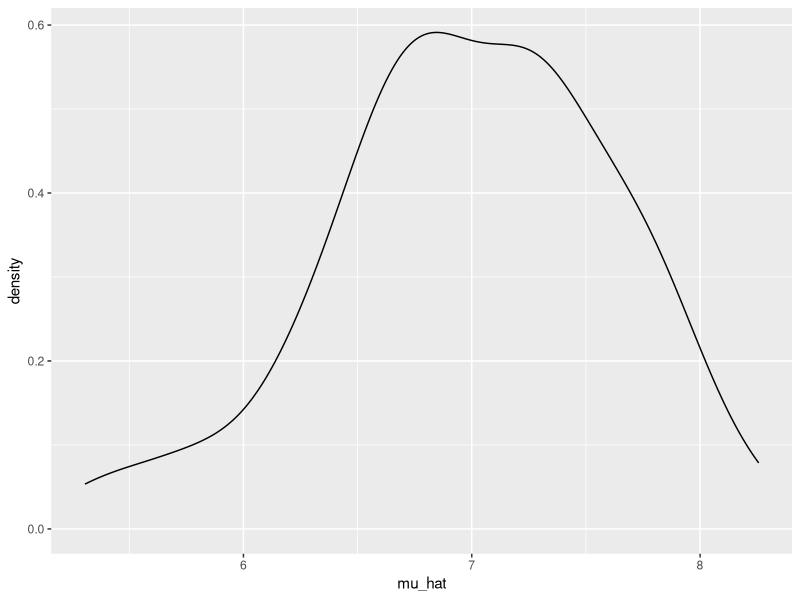
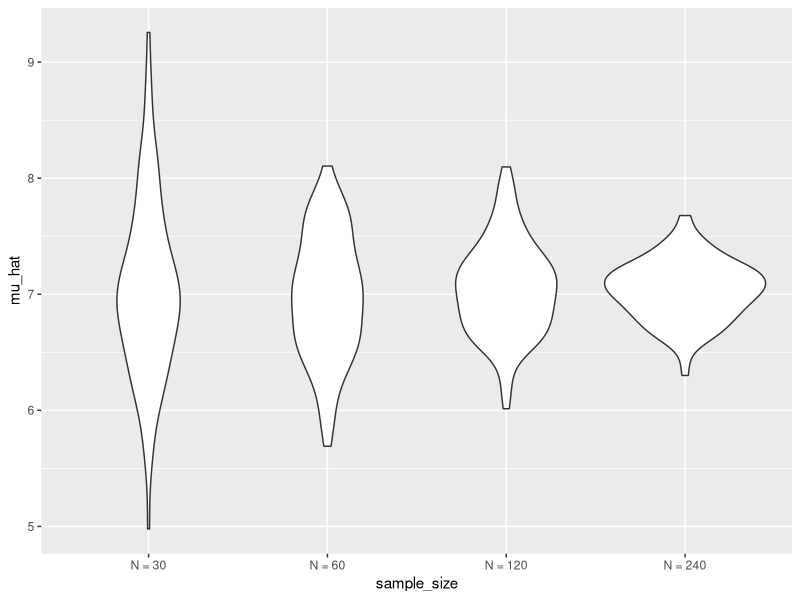
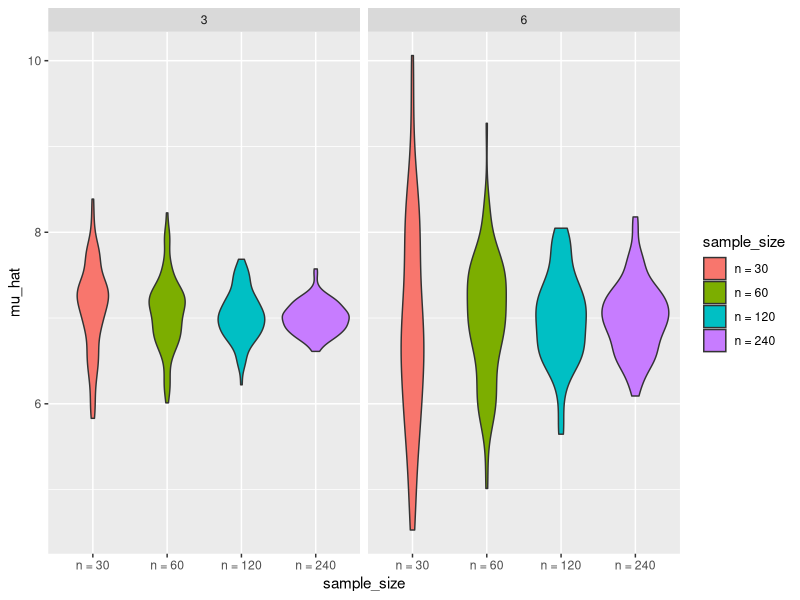

The R script that drew these images, in order:
## ---- chunk 1
knitr::opts_chunk$set(message = FALSE, warning = FALSE)

library(tidyverse)
## ---- chunk 2
sim_mean_sd = function(n_obs, mu = 7, sigma = 4) {
  
  sim_data = tibble(
    x = rnorm(n = n_obs, mean = mu, sd = sigma),
  )
  
  sim_data %>% 
    summarize(
      mu_hat = mean(x),
      sigma_hat = sd(x)
    )
}
## ---- chunk 3
sim_mean_sd(n_obs = 30)
## ---- chunk 4
output = vector("list", length = 100)
for (i in 1:100) {
  output[[i]] = sim_mean_sd(n_obs = 30)
}

bind_rows(output)
## ---- chunk 5
sim_results = 
  # I want to create a dataframe that has expanded rows that do the following:
  expand_grid(   # expand_grid is like tibble...
    sample_size = 30,  # I want a column for sample_size
    iteration = 1:100) %>%   # Another column for iteration, and the rows go from 1 to 100
  # Then create a new column that calculate mean and sd using the function we created.
  mutate(
    estimate_df = map(sample_size, sim_mean_sd)) %>% 
  unnest(estimate_df)
## ---- chunk 6
sim_results %>% 
  ggplot(aes(x = mu_hat)) + 
  geom_density()
## ---- chunk 7
sim_results_2 = 
  expand_grid(   
    sample_size = c(30, 60, 120, 240), 
    iteration = 1:100) %>%   
  mutate(
    estimate_df = map(sample_size, sim_mean_sd)) %>% 
  unnest(estimate_df)
## ---- chunk 8
sim_results_2 %>% 
  mutate(
    sample_size = str_c("N = ", sample_size),
    sample_size = fct_inorder(sample_size)) %>% 
  ggplot(aes(x = sample_size, y = mu_hat)) + 
  geom_violin()
## ---- chunk 9
sim_results_3 = 
  expand_grid(   
    sample_size = c(30, 60, 120, 240), 
    true_sigma = c(3, 6),
    iteration = 1:100) %>%   
  mutate(
    estimate_df = 
      map2(.x = sample_size, .y = true_sigma, ~sim_mean_sd(n_obs = .x, sigma = .y))) %>%  # ~ tells R that .x and .y go into this function.
  unnest(estimate_df)
## ---- chunk 10
sim_results_3 %>% 
  mutate(
    sample_size = str_c("n = ", sample_size),
    sample_size = fct_inorder(sample_size)) %>% 
  ggplot(aes(x = sample_size, y = mu_hat, fill = sample_size)) + 
  geom_violin() + 
  facet_grid(. ~ true_sigma)
